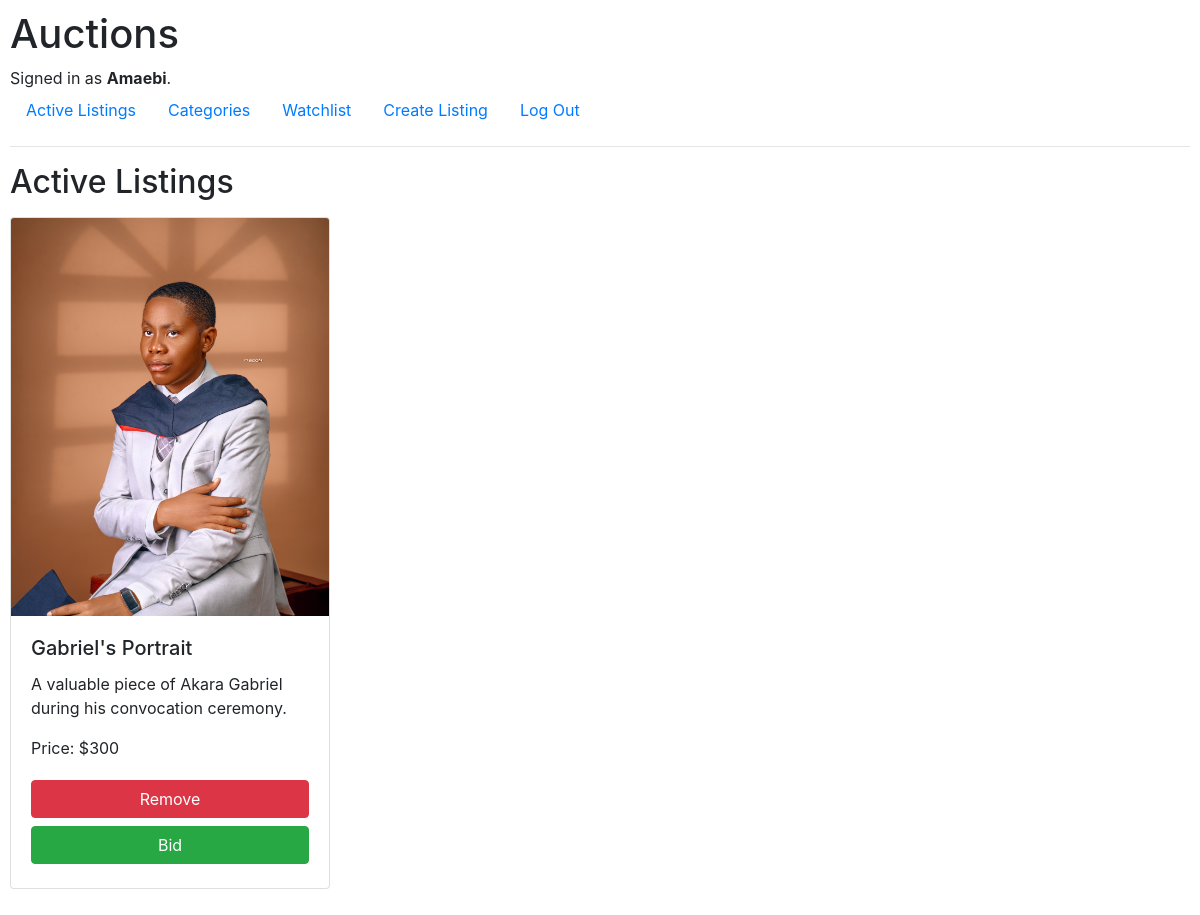
/watchlist (signed in), run on an earlier commit of the app's database.
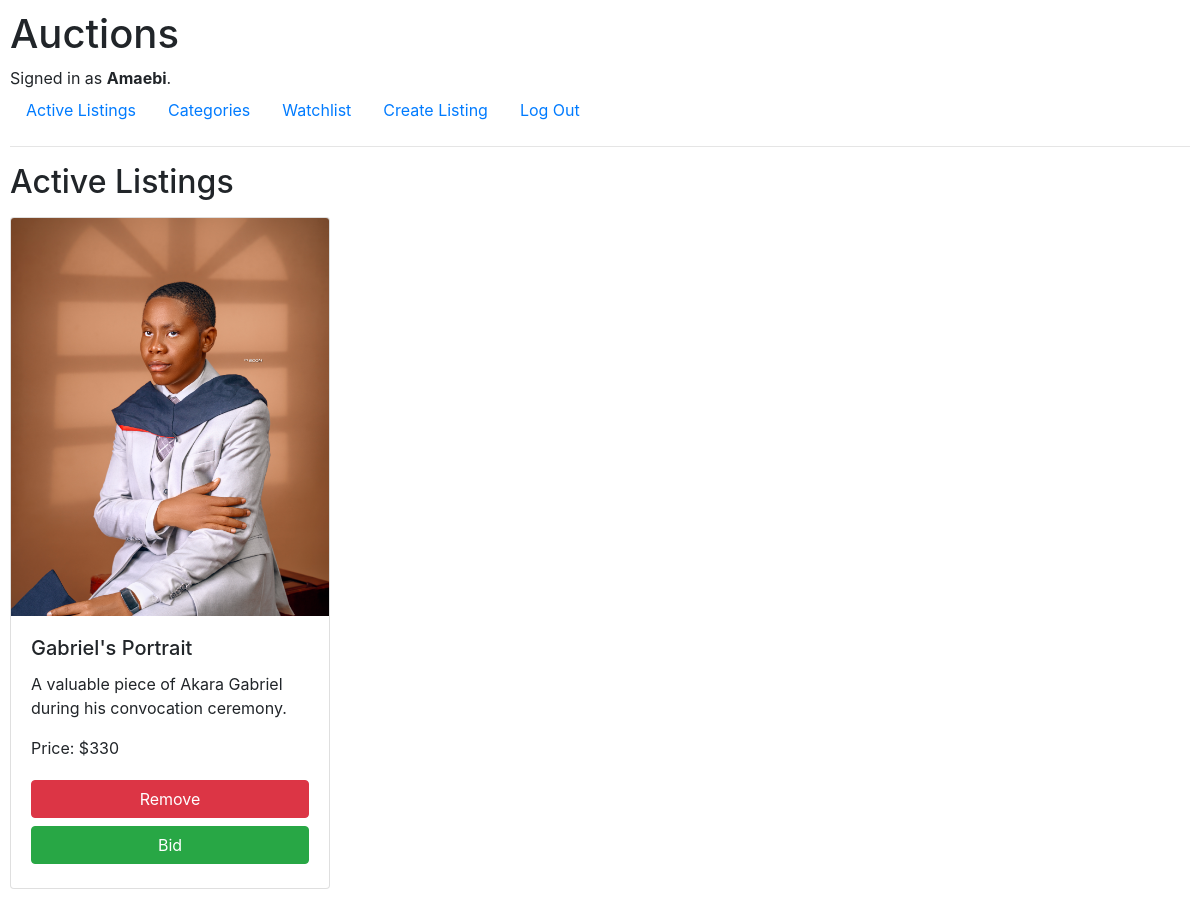
And on a later commit of the database.
### auctions/models.py (models this page shows, shortened)
class User(AbstractUser):
    pass

class Listing(models.Model):
    choice_category = [
        ("AN", "Anime"),
        ("CR", "Cars"),
        ("NA", "Nature"),
        ("SP", "Self Portrait")
    ]
    title = models.CharField(max_length = 64)
    description = models.CharField(max_length=1000)
    category = models.CharField(choices = choice_category, max_length = 50)
    bid = models.IntegerField()
    user = models.CharField(max_length = 64)
    active = models.BooleanField(default = False)
    bidder = models.CharField(max_length = 64, blank = True)
    image = models.ImageField(upload_to="images/", blank=True)
    def __str__(self):
        return f"{self.title}"

### auctions/views.py (the view)
# urls.py: path("watchlist", views.watchlist, name="watchlist"),
@login_required
def watchlist(request):
    if request.method == "POST":
        id = request.POST["list_data"]
        user_data = request.POST["user_data"]
        wl = Listing.objects.get(pk = id)
        user_obj = User.objects.get(pk = user_data)
        new = WatchList(item = wl, person = user_obj)
        new.save()
        return HttpResponseRedirect(reverse("auctions:index"))
    else:
        new_watchlist = []
        wl = WatchList.objects.filter(person = request.user.pk)
        for i in wl:
            new_w = Listing.objects.filter(title = i)
            new_watchlist.append(new_w[0])
        return render(request, "auctions/watchlist.html", {
            "watchlist" : new_watchlist
        })

### auctions/models.py (called while the page is built)
    def __str__(self):
        return f"{self.item}"

### auctions/templates/auctions/watchlist.html (shortened to what this page needs)
{% extends "auctions/layout.html" %}
{% block body %}
  <h2>Active Listings</h2>
  {% if request.user.is_authenticated %}
    {% for list in watchlist %}
      <div class="card my-3" style="width: 20rem; ">
        <img src="{{ list.image.url }}" class="card-img-top" alt="..." />
        <div class="card-body">
          <h5 class="card-title">{{ list.title }}</h5>
          <p class="card-text">{{ list.description }}.</p>
          <p class="card-text">Price: ${{ list.bid }}</p>
          <div class="card_form">
            <form action="{% url "auctions:remove_watchlist" %}" method="post" >
              <button class="btn btn-danger my-1 w-100"> Remove </button>
            </form>
            <form action="">
              <button href="#" class="btn btn-success my-1 w-100">Bid</button>
            </form>
          </div>
        </div>
      </div>
    {% endfor %}
  {% endif %}
{% endblock %}

### auctions/templates/auctions/layout.html (shortened to what this page needs)
{% load static %}
<!DOCTYPE html>
<html lang="en">
    <head>
        <link rel="stylesheet" href="https://stackpath.bootstrapcdn.com/bootstrap/4.4.1/css/bootstrap.min.css">
        <link href="{% static 'auctions/styles.css' %}" rel="stylesheet">
        <link href="{% static 'auctions/create.css' %}" rel="stylesheet">
    </head>
    <body>
        <h1>Auctions</h1>
        <div>
            {% if user.is_authenticated %}
                Signed in as <strong>{{ user.username }}</strong>.
            {% else %}
                Not signed in.
            {% endif %}
        </div>
        <ul class="nav">
            <li class="nav-item">
                <a class="nav-link" href="{% url 'auctions:index' %}">Active Listings</a>
            </li>
            {% if user.is_authenticated %}
                <li class="nav-item">
                    <a class="nav-link" href="">Categories</a>
                </li>
                <li class="nav-item">
                    <a class="nav-link" href="{% url "auctions:watchlist" %}">Watchlist</a>
                </li>
                <li class="nav-item">
                    <a class="nav-link" href="{% url 'auctions:create' %}">Create Listing</a>
                </li>
                <li class="nav-item">
                    <a class="nav-link" href="{% url 'auctions:logout' %}">Log Out</a>
                </li>
            {% endif %}
        </ul>
        <hr>
        {% block body %}
        {% endblock %}
    </body>
</html>

### auctions/static/auctions/styles.css (style rules this page uses)
body { padding: 10px; }

### auctions/static/auctions/create.css (style rules this page uses)
@media (min-width: 600px) { .card_form { width: 100%; } }

What changed in the data, as far as the page shows it:
changed Listing "Gabriel's Portrait": bid "300" → "330"
